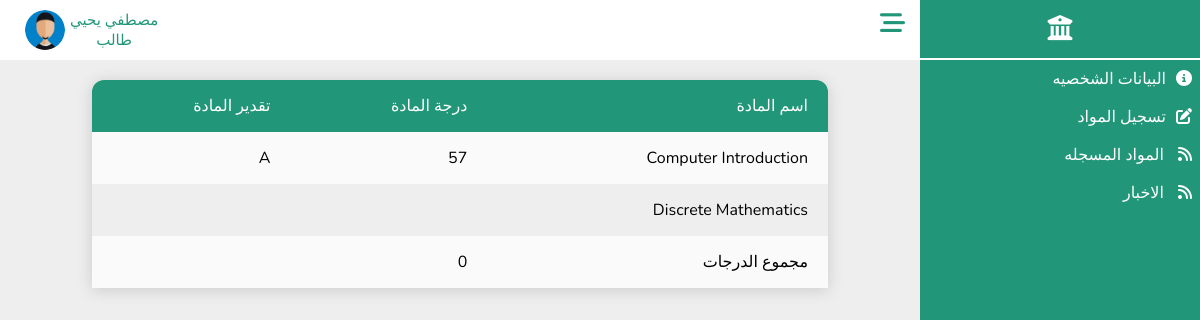
The page /Students/subject_registration.php (signed in) on the database as committed earlier.
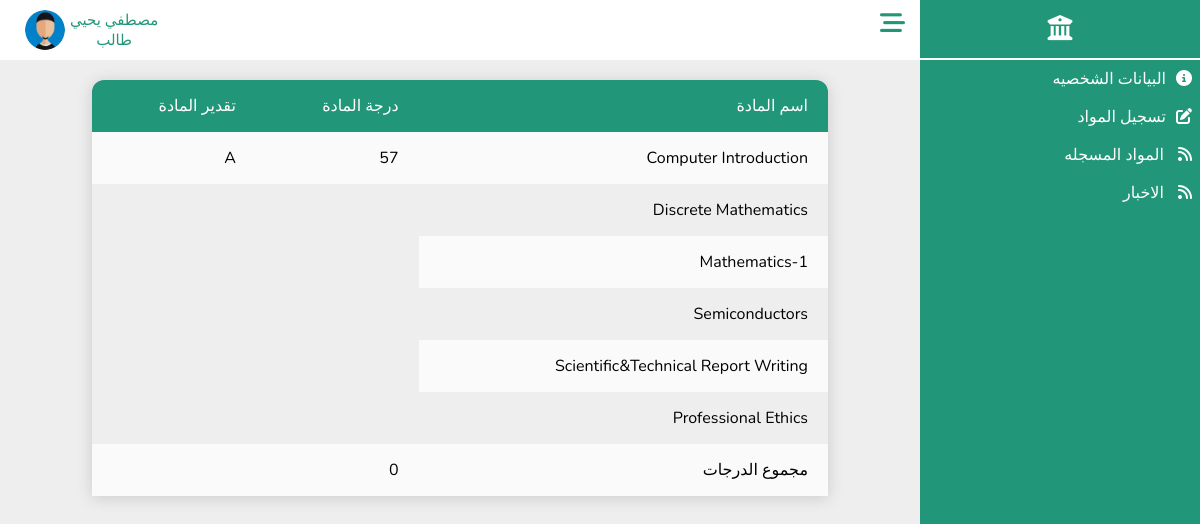
The same page on the database as committed later.
### tables this page shows
CREATE TABLE `course_registration` (
  `ID` int(11) NOT NULL,
  `Student_ID` int(11) NOT NULL,
  `Subject_Name` varchar(100) NOT NULL,
  `Registration` tinyint(1) NOT NULL,
  `Subject_Status` double NOT NULL
);

CREATE TABLE `subject_marks` (
  `ID` int(11) NOT NULL,
  `Student_ID` int(11) NOT NULL,
  `Subject_Name` varchar(100) NOT NULL,
  `Subject_Marks` double DEFAULT NULL,
  `Subject_Midterm` double DEFAULT NULL,
  `Subject_Quiz` double DEFAULT NULL,
  `Subject_Attendance` double DEFAULT NULL,
  `Total_Marks` double DEFAULT NULL
);

### Students/subject_registration.php (the view, shortened to what this page needs)
<?php
include_once("../DataBase/database.php");
 $ID = $_SESSION['student_id'];
 $data1=$con->query("SELECT * FROM `course_registration` WHERE Student_ID='$ID'
 AND Registration=1");
 $data1=$data1->fetchAll(PDO::FETCH_ASSOC);
 $data2=$con->query("SELECT * FROM `subject_marks` WHERE Student_ID='$ID'");
 $data2=$data2->fetchAll(PDO::FETCH_ASSOC);
?>
<html lang="en">
<head>
    <link rel="stylesheet" href="../CssComponent/all.min.css">
    <link rel="stylesheet" href="../CssComponent/Dashboard.css">
</head>
<body>
    <?php include_once("../Components/Dashboard.php") ?>
    <section class="section">
        <?php include_once("../Components/NavBar.php"); ?>
        <div class="container">
        <table>
        <thead>
          <tr>
            <th>اسم المادة</th>
            <th>درجة المادة</th>
            <th>تقدير المادة</th>
          </tr>
        </thead>
        <tbody>
            <?php   foreach($data1 as $d1){?>
        <tr>
            <td><?php echo $d1['Subject_Name'] ?> </td>
            <?php foreach($data2 as $d2){
             if($d1['Subject_Name']==$d2['Subject_Name']) { ?>
            <td><?php echo $d2['Total_Marks'] ?> </td>
            <td>A</td>
            <?php } } ?>
        </tr>
        <?php } ?>
        </tbody>
        <tfoot>
          <tr>
            <td>مجموع الدرجات</td>
            <td colspan="2">0</td>
          </tr>
        </tfoot>
      </table>
        </div>
    </section>
</body>
</html>

Rows that differ between the two databases and show on the page:
now on this page (row edited): course_registration: Subject_Name "Mathematics-1"
now on this page (row edited): course_registration: Subject_Name "Semiconductors"
now on this page (row edited): course_registration: Subject_Name "Scientific&Technical Report Writing"
now on this page (row edited): course_registration: Subject_Name "Professional Ethics"
